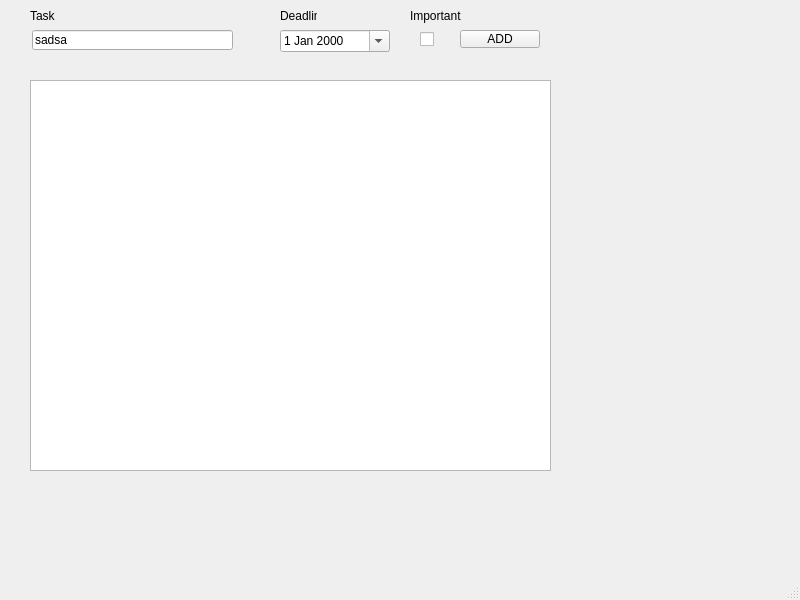
<?xml version="1.0" encoding="UTF-8"?>
<ui version="4.0">
 <class>MainWindow</class>
 <widget class="QMainWindow" name="MainWindow">
  <property name="geometry">
   <rect>
    <x>0</x>
    <y>0</y>
    <width>800</width>
    <height>600</height>
   </rect>
  </property>
  <property name="windowTitle">
   <string>MainWindow</string>
  </property>
  <widget class="QWidget" name="centralwidget">
   <widget class="QPushButton" name="addBtn">
    <property name="geometry">
     <rect>
      <x>460</x>
      <y>30</y>
      <width>80</width>
      <height>18</height>
     </rect>
    </property>
    <property name="text">
     <string>ADD</string>
    </property>
   </widget>
   <widget class="QDateEdit" name="dateEdit">
    <property name="geometry">
     <rect>
      <x>280</x>
      <y>30</y>
      <width>110</width>
      <height>22</height>
     </rect>
    </property>
    <property name="calendarPopup">
     <bool>true</bool>
    </property>
   </widget>
   <widget class="QLineEdit" name="lineEdit">
    <property name="geometry">
     <rect>
      <x>32</x>
      <y>30</y>
      <width>201</width>
      <height>20</height>
     </rect>
    </property>
    <property name="font">
     <font>
      <strikeout>false</strikeout>
      <kerning>true</kerning>
     </font>
    </property>
    <property name="text">
     <string>sadsa</string>
    </property>
    <property name="maxLength">
     <number>50</number>
    </property>
   </widget>
   <widget class="QCheckBox" name="checkBox">
    <property name="geometry">
     <rect>
      <x>420</x>
      <y>30</y>
      <width>16</width>
      <height>18</height>
     </rect>
    </property>
    <property name="text">
     <string/>
    </property>
   </widget>
   <widget class="QListWidget" name="listWidget">
    <property name="geometry">
     <rect>
      <x>30</x>
      <y>80</y>
      <width>521</width>
      <height>391</height>
     </rect>
    </property>
   </widget>
   <widget class="QLabel" name="label">
    <property name="geometry">
     <rect>
      <x>30</x>
      <y>10</y>
      <width>37</width>
      <height>12</height>
     </rect>
    </property>
    <property name="text">
     <string>Task</string>
    </property>
   </widget>
   <widget class="QLabel" name="label_2">
    <property name="geometry">
     <rect>
      <x>280</x>
      <y>10</y>
      <width>37</width>
      <height>12</height>
     </rect>
    </property>
    <property name="text">
     <string>Deadline</string>
    </property>
   </widget>
   <widget class="QLabel" name="label_3">
    <property name="geometry">
     <rect>
      <x>410</x>
      <y>0</y>
      <width>51</width>
      <height>31</height>
     </rect>
    </property>
    <property name="text">
     <string>Important</string>
    </property>
   </widget>
  </widget>
  <widget class="QMenuBar" name="menubar">
   <property name="geometry">
    <rect>
     <x>0</x>
     <y>0</y>
     <width>800</width>
     <height>17</height>
    </rect>
   </property>
  </widget>
  <widget class="QStatusBar" name="statusbar"/>
 </widget>
 <resources/>
 <connections/>
</ui>
